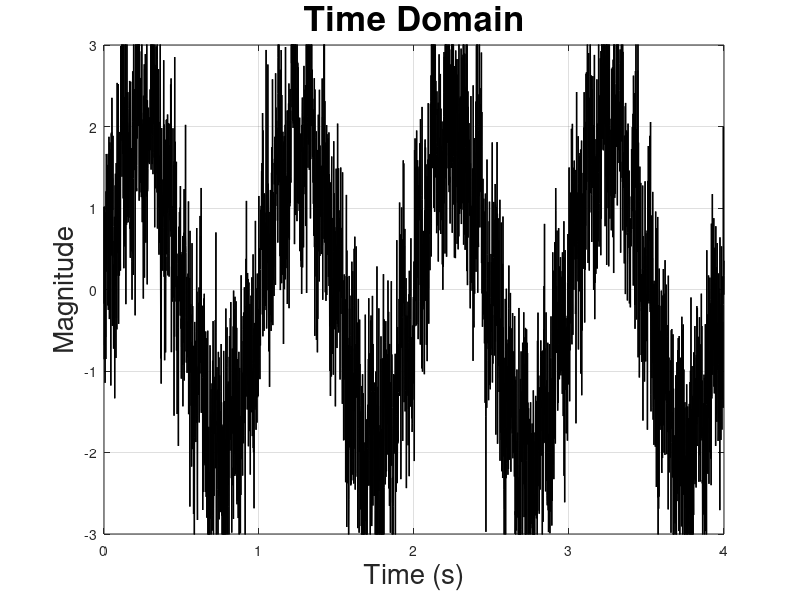
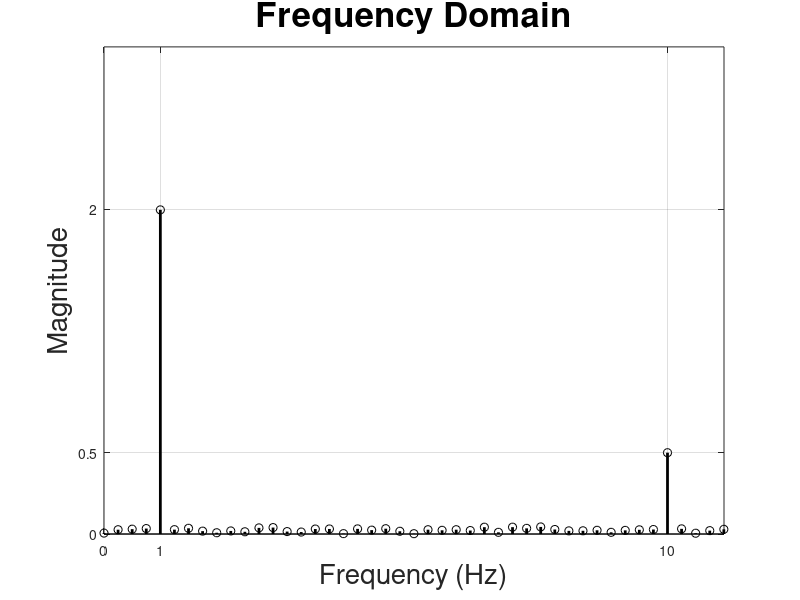
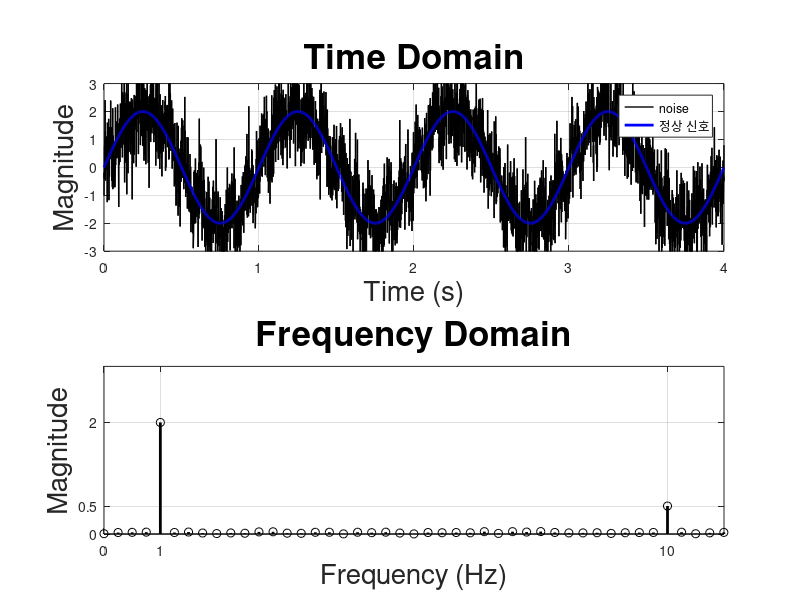

The MATLAB script that drew these images, in order:
clc         % 명령창 지우기
clear       % 작업 공간에서 항목 제거하여 시스템 메모리를 늘림
close all   % 'all' 모든 창 닫기
%% Set Prameters 파라미터 설정
    % Set simulatinon Time 시뮬레이션 시간 설정
       end_time   = 4;      % 시뮬레이션 종료 시간은 4
       delta_t    = 0.001;  % 시뮬레이션 시간 간격은 0.001
    % Set Sine Wave 생성 신호 파라미터 설정
       sine_mag1   = 2.0;     sine_freq1  = 1.0;   % 정상신호 (크기 : 2.0 / 주파수 : 1.0Hz)
       sine_mag2   = 0.5;     sine_freq2  = 10.0;  % 노이즈 신호 (크기 : 0.5 / 주파수 : 10.0Hz)
%% Simulation 시뮬레이션
n = 1;
for(t = 0:delta_t:end_time)     % t = 0 일때부터 delta_t의 간격(t증가)으로 end_time에 도달할 때까지 반복
    y =   sine_mag1 * sin(sine_freq1*(2*pi*t))...  %  정상신호 사인파 생성
          + sine_mag2 * sin(sine_freq2*(2*pi*t))... %  노이즈 신호 생성
          + 0.8*randn(size(t));                     %  화이트 노이즈 생성 (평균 = 0 / 표준편차 = 0.8)
    % get data
    sim_y(n)      = y;      %  Simulation의 sim_y(n), y축 데이터에 위의 신호 + 노이즈 + 화이트 노이즈 값 넣기
    sim_time(n)   = t;      %  Simulation의 sim_t(n), x축인 시간에 t 넣기
    n = n + 1;
end
%% Draw Graph 그래프 그리기
    % Time-Domain 그래프 그릴 범위 파라미터 설정
    Xmin =  0.0;    XTick = 1.0;    Xmax = end_time; % X축 : 범위 0 ~ end_time / grid 간격은 1.0
    Ymin = -3.0;    YTick = 1.0;    Ymax = 3.0;      % Y축 : 범위 -3.0 ~ 3.0 / grid 간격은 1.0
    
     figure('units', 'pixels', 'pos', [300 250 550 400], 'Color', [1,1,1]); % Figure 창 생성
     % 창의 위치는 (x, y) = (300, 250)에 띄우고 크기는 550X400으로 설정
        plot(sim_time, sim_y, '-k', 'LineWidth', 1)
        % X축 데이터는 sim_time / Y축 데이터는 sim_y / 선은 solid 타입에 검은색
        % 'LineWidth' 선굵기는 1로 설정
        
        grid on;    % grid 켜기
        axis([Xmin Xmax Ymin Ymax])            % X축 : Xmin~Xmax / Y축 : Ymin ~ Ymax 범위의 그래프를 그림
        set(gca, 'XTick', [Xmin:XTick:Xmax]);  % grid 설정 범위는 Xmin ~ Xmax / 간격은 XTIck
        set(gca, 'YTick', [Ymin:YTick:Ymax]);  % grid 설정 범위는 Ymin ~ Ymax / 간격은 YTick
    xlabel('Time (s)', 'fontsize', 20);        % X축에 'Time (s)' 쓰기 (글씨크기는 20)
    ylabel('Magnitude', 'fontsize', 20);       % Y축에 'Magnitude' 쓰기 (글씨크기는 20)
    title ('Time Domain', 'fontsize', 25);     % 제목(Top)에 'Time Domain' 쓰기 (글씨크기는 25)
%% Calculate FFT
% FFT 파라미터 정의
Fs       = 1/delta_t;      % Sampling 주파수 설정 => 1000Hz (f= 1/주기(T))
T        = delta_t;        % Sampling 주기 설정
L        = length(sim_y)   % sim_y에 있는 값중 가장 큰 값을 받아온다. / length(x) : x 안에서 가장 큰 배열의 차원 길이 반환
T_vector = (0:L-1)*T;      % Time Vector(시간 벡터)

fft_f    = Fs*(0:(L/2))/L; % 분석 주파수 분해능 = fft_f(2) - fft_f(1) / Frequency Range
%% Calcultate FFT
fft_y_temp     = abs(fft(sim_y)/L);   % 허수부 제거
fft_y          = fft_y_temp(1:L/2+1); % 켤레 복소수
fft_y(2:end-1) = 2*fft_y(2:end-1);    % 켤레 복소수 대응
%% Draw Graph
% subplot(rows, clumns, location)을 이용하면 여러 개의 그래프를 하나의 창에 그릴 수 있음
figure('units', 'pixels', 'pos', [300 700 700 300], 'Color', [1,1,1]); % Figure 창 생성
        Xmin =  0.0;     Xmax = 11.0;  % X축 : 범위 0 ~ 11
        Ymin =  0.0;     Ymax = 3.0;   % Y축 : 범위 0 ~ 3
        
           stem(fft_f, fft_y, '-k', 'LineWidth', 2); % 이산 시퀀스 데이터 플로팅
           % X축 데이터는 fft_f / Y축 데이터는 fft_y / 선은 solid 타입에 검은색
           % 'LineWidth' 선굵기는 2로 설정
           % 데이터 시퀀스 Y를 기준선에서 x축을 따라 연장되는 줄기로 플로팅
            
            grid on;    % grid 켜기
            axis([Xmin Xmax Ymin Ymax])       % X축 : Xmin~Xmax / Y축 : Ymin ~ Ymax 범위의 그래프를 그림
            set(gca, 'XTick', [0 1.0 10.0]);  % X축 grid 0, 1.0, 10.0 에 표시
            set(gca, 'YTick', [0 0.5  2.0]);  % Y축 grid 0, 0.5,  2.0 에 표시
      xlabel('Frequency (Hz)',  'fontsize', 20);        % X축에 'Frequency (Hz)' 쓰기 (글씨크기는 20)
      ylabel('Magnitude',       'fontsize', 20);        % Y축에 'Magnitude' 쓰기 (글씨크기는 20)
      title ('Frequency Domain', 'fontsize', 25);       % 제목(Top)에 'Frequency Domain' 쓰기 (글씨크기는 25)

%% Simulation 시뮬레이션 (다중그래프)
n = 1;
for(t = 0:delta_t:end_time)     % t = 0 일때부터 delta_t의 간격(t증가)으로 end_time에 도달할 때까지 반복
    y1 =   sine_mag1 * sin(sine_freq1*(2*pi*t));    %  정상신호 사인파 생성    
    
    y2 =   sine_mag1 * sin(sine_freq1*(2*pi*t))...  %  정상신호 사인파 생성
          + sine_mag2 * sin(sine_freq2*(2*pi*t))... %  노이즈 신호 생성
          + 0.8*randn(size(t));                     %  화이트 노이즈 생성 (평균 = 0 / 표준편차 = 0.8)
    % get data
    sim_y1(n)      = y1;      %  Simulation의 sim_y(n), y축 데이터에 위의 신호 + 노이즈 + 화이트 노이즈 값 넣기
    sim_y2(n)      = y2;
    sim_time(n)   = t;      %  Simulation의 sim_t(n), x축인 시간에 t 넣기
    n = n + 1;
end
%% 다중 그래프 그리기
close all   % 'all' 모든 창 닫기

figure('units', 'pixels', 'pos', [1000 300 800 600], 'Color', [1,1,1]); % Figure 창 생성
      subplot(2,1,1)   % Time-Domain 2, 1, 1에 그래프 생성
        Xmin =   0.0;     XTick = 1.0;    Xmax = end_time;  % X축 : 범위 0 ~ end_time
        Ymin =  -3.0;     YTick = 1.0;    Ymax = 3.0;       % Y축 : 범위 -3.0 ~ 3.0
        
            plot(sim_time, sim_y2, '-k', 'LineWidth', 1) % 노이즈가 포함된 그래프
            % X축 데이터는 sim_time / Y축 데이터는 sim_y / 선은 solid 타입에 검은색
            % 'LineWidth' 선굵기는 1로 설정
            hold on % 두개의 그래프를 겹쳐서 보기 위함
            
            plot(sim_time, sim_y1, '-b', 'LineWidth', 2) % 정상 신호 그래프 (파란색에 굵기 2)
            
            legend('noise', '정상 신호') % 범례 추가
          
            grid on;    % grid 켜기
            axis([Xmin Xmax Ymin Ymax])            % X축 : Xmin~Xmax / Y축 : Ymin ~ Ymax 범위의 그래프를 그림
            set(gca, 'XTick', [Xmin:XTick:Xmax]);  % grid 설정 범위는 Xmin ~ Xmax / 간격은 XTIck
            set(gca, 'YTick', [Ymin:YTick:Ymax]);  % grid 설정 범위는 Ymin ~ Ymax / 간격은 YTIck
      xlabel('Time (s)',        'fontsize', 20);        % X축에 'Time (s)' 쓰기 (글씨크기는 20)
      ylabel('Magnitude',       'fontsize', 20);        % Y축에 'Magnitude' 쓰기 (글씨크기는 20)
      title ('Time Domain',     'fontsize', 25);        % 제목(Top)에 'Time Domain' 쓰기 (글씨크기는 25)
      
      subplot(2,1,2)  % Frequency_Domain
           Xmin = 0.0;      Xmax = 11;  % X축 그래프 범위 : 0.0~11.0
           Ymin = 0.0;      Ymax = 3.0; % Y축 그래프 범위 : 0.0~3.0
           stem(fft_f, fft_y, '-k', 'LineWidth', 2); % 이산 시퀀스 데이터 플로팅
           % X축 데이터는 fft_f / Y축 데이터는 fft_y / 선은 solid 타입에 검은색
           % 'LineWidth' 선굵기는 2로 설정
           % 데이터 시퀀스 Y를 기준선에서 x축을 따라 연장되는 줄기로 플로팅
           
            grid on;    % grid 켜기
            axis([Xmin Xmax Ymin Ymax])       % X축 : Xmin~Xmax / Y축 : Ymin ~ Ymax 범위의 그래프를 그림
            set(gca, 'XTick', [0 1.0 10.0]);  % X축 grid 0, 1.0, 10.0 에 표시
            set(gca, 'YTick', [0 0.5  2.0]);  % Y축 grid 0, 0.5,  2.0 에 표시
      xlabel('Frequency (Hz)',   'fontsize', 20);        % X축에 'Frequency (Hz)' 쓰기 (글씨크기는 20)
      ylabel('Magnitude',        'fontsize', 20);        % Y축에 'Magnitude' 쓰기 (글씨크기는 20)
      title ('Frequency Domain', 'fontsize', 25);        % 제목(Top)에 'Frequency Domain' 쓰기 (글씨크기는 25)
      